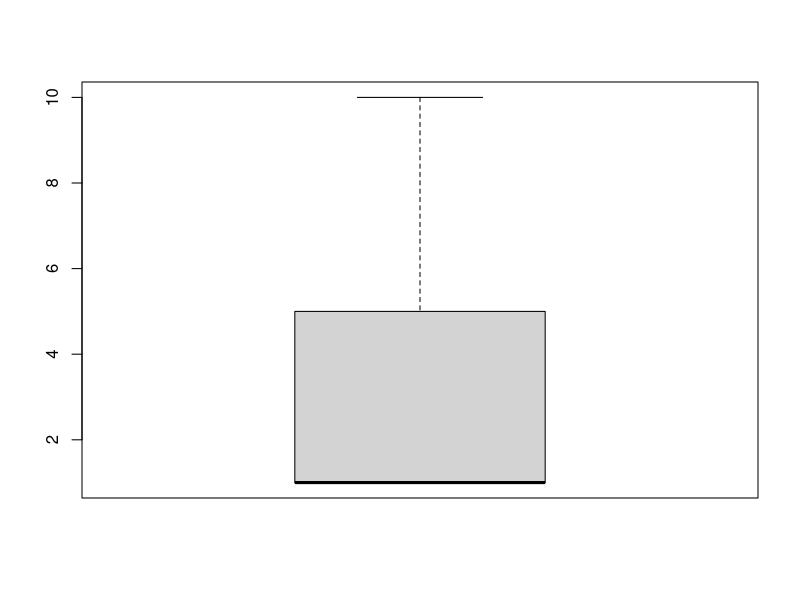
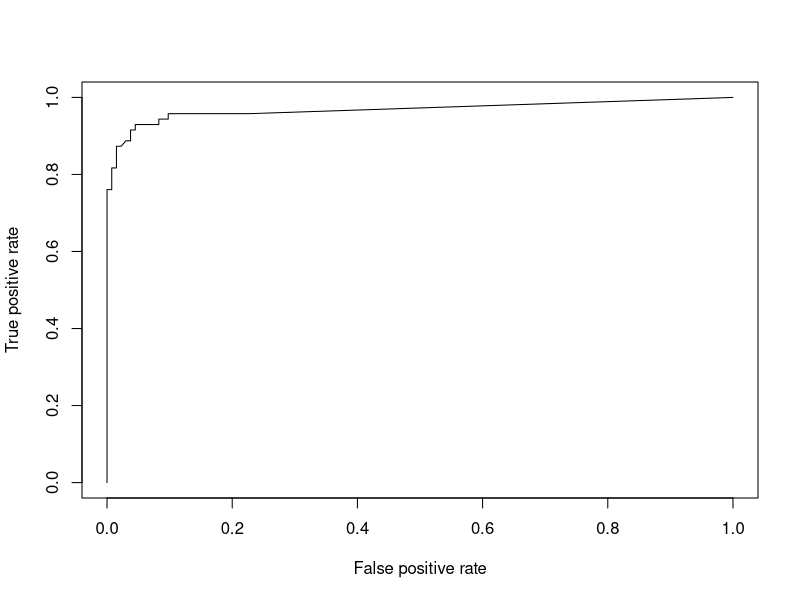

These charts were generated, in order, by the following R code:



########################Data import#######################

data(BreastCancer, package="mlbench")
bca<- BreastCancer[complete.cases(BreastCancer), ] 
str(bca)

############################## Header and Univariate Analysis#############################
names(bca)
attach(bca)
summary(bca)
head(bca,10)
table(bca$Class)


#########################if else use for class=malignant for result######################

bca$Class <- ifelse(bca$Class == "malignant", 1, 0)
bca$Class <- factor(bca$Class, levels = c(0, 1))


logit <- glm(Class ~ Cell.shape, data=bca,family='binomial')
summary(logit)
anova(logit,test='Chisq')

################################Data partition###################
set.seed(45)
library(caret)
Train <- createDataPartition(bca$Class, p=0.7, list=FALSE)
training <- bca[ Train, ]
testing <- bca[ -Train, ]


summary(training)

############################## Missing Value #############################
sapply(training,function(x) sum(is.na(x)))


###### Identify outlier of Cell.shape Variable #####
boxplot(training$Cell.shape)


bca$Class <- ifelse(bca$Class == "malignant", 1, 0)
bca$Class <- factor(bca$Class, levels = c(0, 1))

logit <- glm(Class ~ Cell.shape+Cl.thickness+Cell.size,family='binomial',
             data=training)
summary(logit)

###################### Variable Selection Method #####################  

logit2 <- step(glm(Class ~ Cell.shape+Cl.thickness+Cell.size,family='binomial', data=training),direction = "both")
summary(logit2)
anova(logit2,test='Chisq')

#######################check concordance and discordance of model#################


Acc=function(model){
  Data = cbind(model$y, model$fitted.values) 
  ones = Data[Data[,1] == 1,]
  zeros = Data[Data[,1] == 0,]
  conc=matrix(0, dim(zeros)[1], dim(ones)[1])
  disc=matrix(0, dim(zeros)[1], dim(ones)[1])
  ties=matrix(0, dim(zeros)[1], dim(ones)[1])
  for (j in 1:dim(zeros)[1])
  {
    for (i in 1:dim(ones)[1])
    {
      if (ones[i,2]>zeros[j,2])
      {conc[j,i]=1}
      else if (ones[i,2]<zeros[j,2])
      {disc[j,i]=1}
      else if (ones[i,2]==zeros[j,2])
      {ties[j,i]=1}
    }
  }
  Pairs=dim(zeros)[1]*dim(ones)[1]
  PercentConcordance=(sum(conc)/Pairs)*100
  PercentDiscordance=(sum(disc)/Pairs)*100
  PercentTied=(sum(ties)/Pairs)*100
  return(list("Percent Concordance"=PercentConcordance,"Percent Discordance"=PercentDiscordance,"Percent Tied"=PercentTied,"Pairs"=Pairs))
}

Acc(logit2)

##################### # odds Ratio ##################### 
exp(coef(logit2))

##################### ## Prediction on testing data ##################### 
testing$probs <-predict(logit2, testing, type='response')
testing$Predict<-as.factor(ifelse(testing$probs>0.70,1,0))

###################### Accuracy of testing data  #####################
library(e1071)
table(testing$Predict, testing$Class)
confusionMatrix(testing$Predict,testing$Class,positive = "1")

######################## Roc Curve  #####################
library(ROCR)
# Make predictions on training set
predictTrain = predict(logit2,testing, type="response")
# Prediction function
ROCRpred = prediction(predictTrain, testing$Class)
# Performance function
ROCRperf = performance(ROCRpred, "tpr", "fpr")
# Plot ROC curve
plot(ROCRperf)

######################### AUC ( index of accuracy) #####################

library(ROCR)
pred = prediction(testing$probs, testing$Class)
as.numeric(performance(pred, "auc")@y.values)
